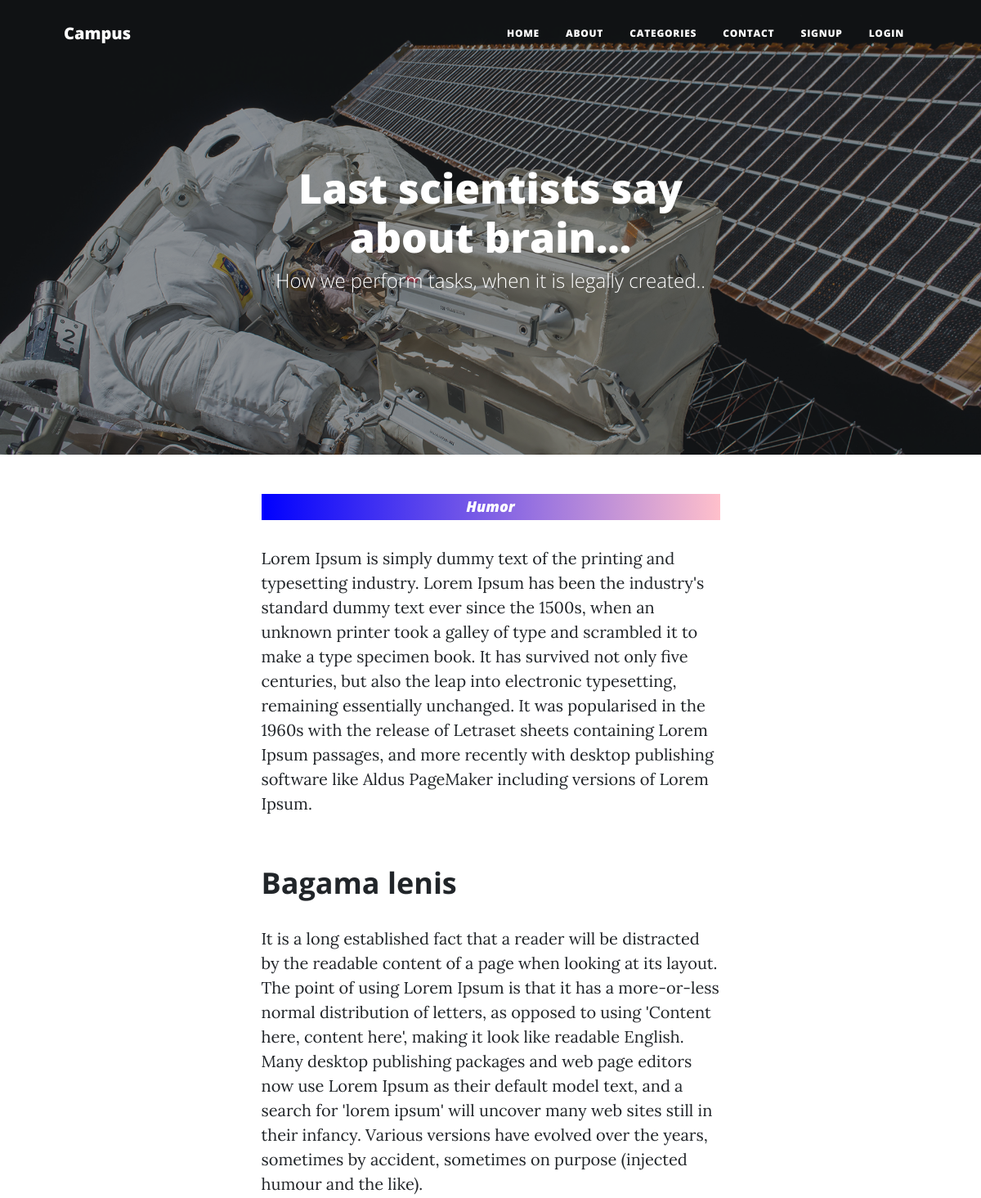
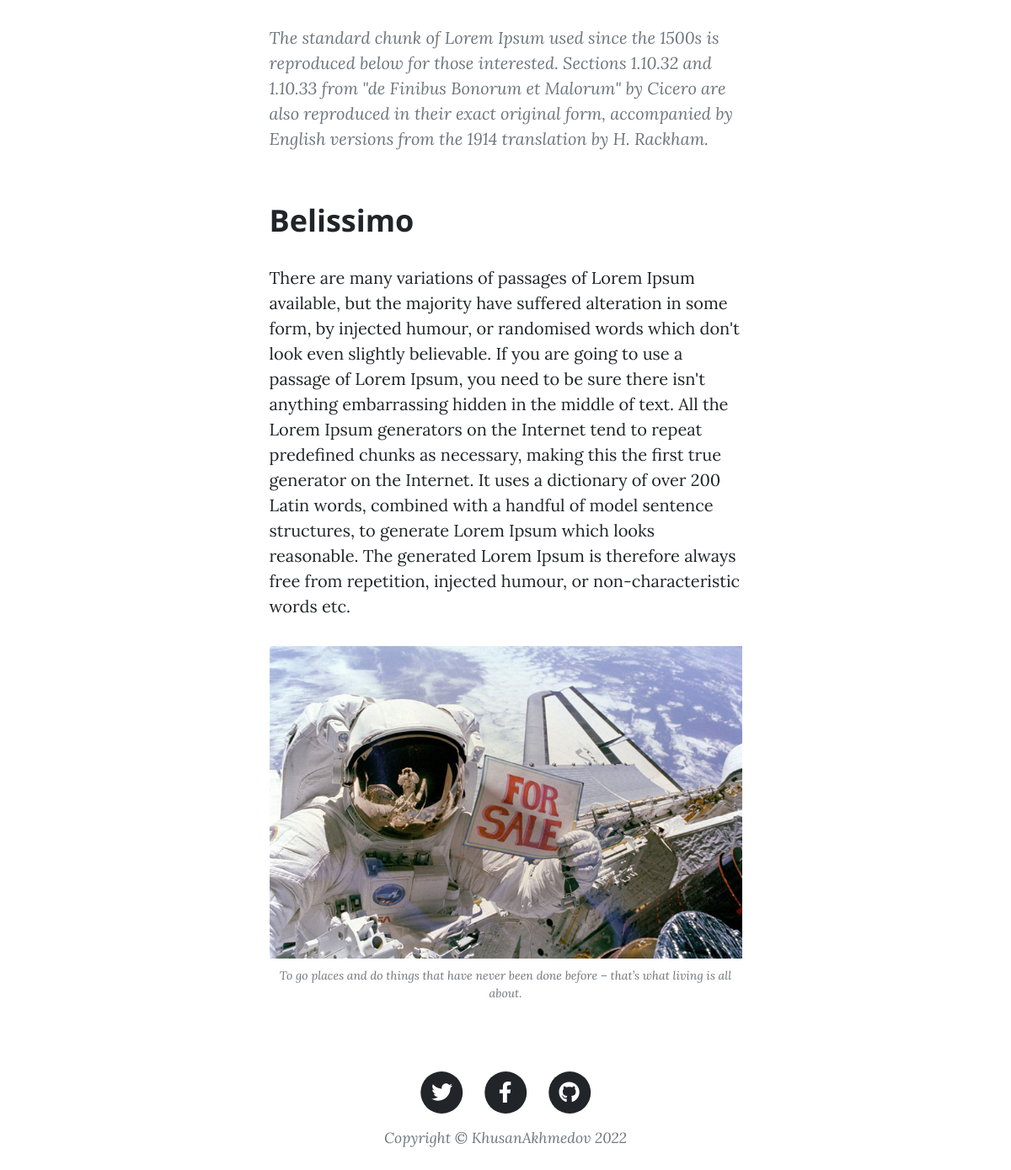
Screenshot of /2/post/ with the database file from the repository (2 pictures, top to bottom).
### apps/portfolio/models.py (models this page shows, shortened)
class Post(models.Model):
    class Meta:
        verbose_name = "My Post"
        verbose_name_plural = "My Posts"
    main_heading = models.CharField(max_length=200)
    sub_heading = models.CharField(max_length=150)
    date_post = models.CharField(max_length=100)
    post_text_1 = models.TextField()
    image_2 = models.ImageField(blank=True)
    post_heading_1 = models.CharField(max_length=100)
    post_text_2 = models.TextField()
    muted_text_1 = models.TextField()
    image_3 = models.ImageField(blank=True)
    post_heading_2 = models.CharField(max_length=100)
    post_text_3 = models.TextField()
    image = models.ImageField(blank=True)
    category = models.ForeignKey(
        "Category", blank=True, null=True, on_delete=models.CASCADE)
    name_blog = models.CharField(max_length=60)
    min_read = models.IntegerField(default=5)

class Category(models.Model):
    class Meta:
        verbose_name = "Category"
        verbose_name_plural = "Category Section"
    name = models.CharField(max_length=100)
    image = models.ImageField()
    def __str__(self):
        return self.name

### apps/portfolio/views.py (the view)
# urls.py: path('<int:pk>/post/', views.post, name='post'),
def post(request, pk):
    post = models.Post.objects.get(id=pk)
    context = {"post": post}
    return render(request, 'pages/post.html', context)

### templates/pages/post.html (shortened to what this page needs)
{% extends 'layouts/base.html' %} {% block title %}posts{% endblock title %}
{% load static %}
{% block content %}
<header class="masthead" style="background-image: url({{ post.image.url }})">
  <div class="container position-relative px-4 px-lg-5">
    <div class="row gx-4 gx-lg-5 justify-content-center">
      <div class="col-md-10 col-lg-8 col-xl-7">
        <div class="site-heading">
          <h1 style="font-size: 50px">{{ post.main_heading }}</h1>
          <span class="subheading">{{ post.sub_heading }}</span>
        </div>
      </div>
    </div>
  </div>
</header>
<article class="mb-4">
  <div class="container px-4 px-lg-5">
    <div class="row gx-4 gx-lg-5 justify-content-center">
      <div class="col-md-10 col-lg-8 col-xl-7">
        <h2 style="font-style: italic; font-size: 18px !important; background-image: linear-gradient(to right, blue, pink); color: white; padding: 5px 5px; text-align: center;">{{ post.category }}</h2>
        <p>
         {{ post.post_text_1 }}
        </p>
        <h2 class="section-heading">{{ post.post_heading_1 }}</h2>
        <p>
          {{ post.post_text_2 }}
        </p>
        <blockquote class="blockquote">
          {{ post.muted_text_1 }}
        </blockquote>
        <h2 class="section-heading">{{ post.post_heading_2 }}</h2>
        <p>
          {{ post.post_text_3 }}
        </p>
        <a href="#!"
          ><img
            class="img-fluid"
            src="{% static 'assets/img/post-sample-image.jpg' %}"
            alt="..."
        /></a>
        <span class="caption text-muted"
          >To go places and do things that have never been done before – that’s
          what living is all about.</span
        >
      </div>
    </div>
  </div>
</article>
{% endblock content %}

### templates/pages/post.html (style rules this page uses)
* { padding: 0; margin: 0 }
body { overflow-y: hidden !important; }
.overflow { overflow-y: scroll !important; }

### rows the page displays
Post: image (picture), main_heading "Last scientists say about brain...", sub_heading "How we perform tasks, when it is legally created..", category "Humor", post_text_1 "Lorem Ipsum is simply dummy text of the printing and typesetting industry. Lorem Ipsum has been the industry's standard dummy text ever since the 1500s, when an unknown printer took a galley of type and scrambled it to make a type specimen book. It has survived not only five centuries, but also the leap into electronic typesetting, remaining essentially unchanged. It was popularised in the 1960s with the release of Letraset sheets containing Lorem Ipsum passages, and more recently with desktop publishing software like Aldus PageMaker including versions of Lorem Ipsum.", post_heading_1 "Bagama lenis", post_text_2 "It is a long established fact that a reader will be distracted by the readable content of a page when looking at its layout. The point of using Lorem Ipsum is that it has a more-or-less normal distribution of letters, as opposed to using 'Content here, content here', making it look like readable English. Many desktop publishing packages and web page editors now use Lorem Ipsum as their default model text, and a search for 'lorem ipsum' will uncover many web sites still in their infancy. Various versions have evolved over the years, sometimes by accident, sometimes on purpose (injected humour and the like).", muted_text_1 "The standard chunk of Lorem Ipsum used since the 1500s is reproduced below for those interested. Sections 1.10.32 and 1.10.33 from \"de Finibus Bonorum et Malorum\" by Cicero are also reproduced in their exact original form, accompanied by English versions from the 1914 translation by H. Rackham.", post_heading_2 "Belissimo", post_text_3 "There are many variations of passages of Lorem Ipsum available, but the majority have suffered alteration in some form, by injected humour, or randomised words which don't look even slightly believable. If you are going to use a passage of Lorem Ipsum, you need to be sure there isn't anything embarrassing hidden in the middle of text. All the Lorem Ipsum generators on the Internet tend to repeat predefined chunks as necessary, making this the first true generator on the Internet. It uses a dictionary of over 200 Latin words, combined with a handful of model sentence structures, to generate Lorem Ipsum which looks reasonable. The generated Lorem Ipsum is therefore always free from…"
